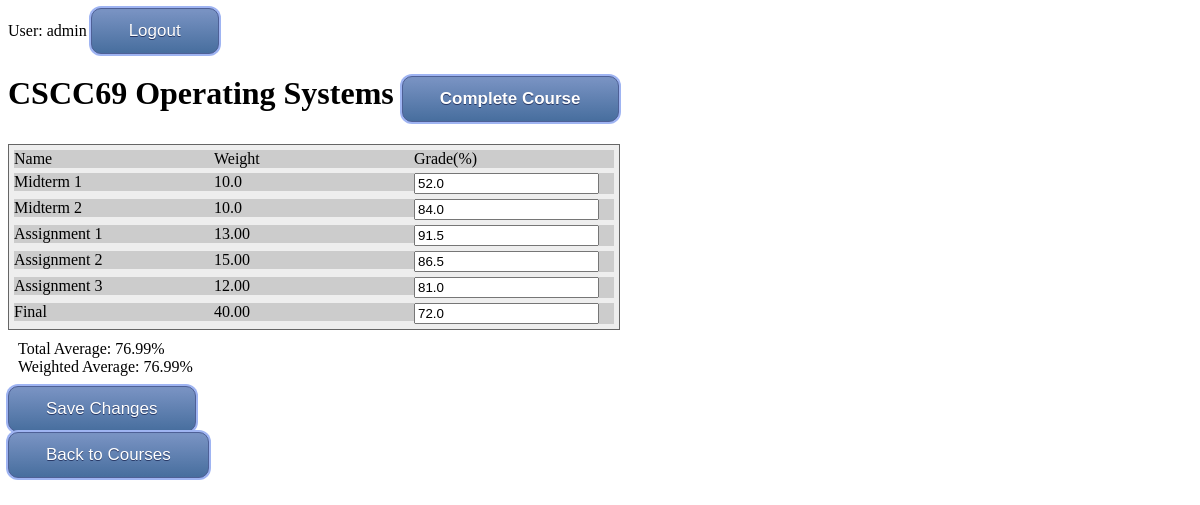
The app's page /courses/14/ (signed in) with its own data.
### courses/models.py (models this page shows, shortened)
class Course(models.Model):
    course_code = models.CharField(max_length=20)
    course_name = models.CharField(max_length=200)
    def validate_weight(self):
        weight = 0.0
        assessments = Assessment.objects.filter(course=self)
        for assessment in assessments:
            weight += float(assessment.weight)
        return (weight == 100.0)
    def getTotalAverage(self, user_id):
        if not Course.validate_weight(self):
            return 0.0
        mark = 0.0
        assessments = Assessment.objects.filter(course=self)
        for asm in assessments:
            grades = Grade.objects.filter(assessment=asm, user_id=user_id)
            weight = asm.weight/asm.components
            for grade in grades:
                mark += float(grade.mark) * float(weight) / 100
        return mark
    def getWeightedAverage(self, user_id):
        if not Course.validate_weight(self):
            return 0.0
        mark = 0.0
        availableMark = 0.0
        assessments = Assessment.objects.filter(course=self)
        for asm in assessments:
            grades = Grade.objects.filter(assessment=asm, user_id=user_id)
            weight = asm.weight/asm.components
            for grade in grades:
                if grade.mark > 0:
                    availableMark += float(weight)
                mark += (float(grade.mark)/100) * float(weight)
        if not availableMark: return 0
        return mark/availableMark * 100

class Assessment(models.Model):
    course = models.ForeignKey(Course, on_delete=models.CASCADE)
    name = models.CharField(max_length=100)
    components = models.IntegerField(default=1)
    weight = models.DecimalField(decimal_places=2, max_digits=4)

class Grade(models.Model):
    user_id = models.IntegerField(default=1)
    assessment = models.ForeignKey(Assessment, on_delete=models.CASCADE)
    mark = models.FloatField(default=0.0)
    component = models.IntegerField(default=1)

### courses/views.py (the view)
# urls.py: path('<int:pk>/', views.DetailView.as_view(), name='detail'),
class DetailView(generic.DetailView):
    model = Course
    template_name = 'courses/detail.html'
    def get_queryset(self):
        return Course.objects

### courses/templatetags/courses_extra.py (called while the page is built)
@register.filter
def filter_range(start, end):
    return range(start, end+1)

@register.filter
def div(value, arg):
    return int(value) / int(arg)

@register.simple_tag
def getMark(assessment_id, c, user_id):
    a = Assessment.objects.get(pk=assessment_id)
    try:
        return float(a.grade_set.get(component=c, user_id=user_id).mark)
    except(Grade.DoesNotExist):
        return 0.0

@register.filter
def getTotalAverage(course_id, user_id):
    c = Course.objects.get(pk=course_id)
    return c.getTotalAverage(user_id)

@register.filter
def getWeightedAverage(course_id, user_id):
    c = Course.objects.get(pk=course_id)
    return c.getWeightedAverage(user_id)

### courses/templates/courses/detail.html (shortened to what this page needs)
{% load static %}
{% load courses_extra %}
<link rel="stylesheet" type="text/css" href="{% static 'courses/detail.css' %}">
<link rel="stylesheet" type="text/css" href="{% static 'courses/style.css' %}">
{% if user.is_authenticated %}
<div id = "auth_nav">
User: {{ user.get_username }}  <a class="button" href="{% url 'logout'%}?next={{request.path}}">Logout</a>
</div>
<h1>{{ course.course_code }} {{course.course_name}} <a class="button" href="{% url 'courses:complete_course_req' course.id %}">Complete Course</a></h1>
<form action="{% url 'courses:set_grade' course.id %}" method="post">
    <div class="table">
        <div class="row">
            <div class="cell">Name</div>
            <div class="cell">Weight</div>
            <div class="cell">Grade(%)</div>
        </div>
        {% for assessment in course.assessment_set.all %}
        {% if assessment.components > 1 %}
        {% for i in 1|filter_range:assessment.components %}
        <div class="row">
            <div class="cell">{{assessment.name}} {{i}}</div>
            <div class="cell">{{assessment.weight|div:assessment.components}}</div>
            <div class="cell">
                <input type="text" name="{{assessment.id}}_{{i}}" value="{% getMark assessment.id i user.id %}" required
                    pattern="^(?:\d{1,2}(?:\.\d{1,2})?|100(?:\.0?0)?)" />
            </div>
        </div>
        {% endfor %}
        {% else%}
        <div class="row">
            <div class="cell">{{assessment.name}}</div>
            <div class="cell">{{assessment.weight}}</div>
            <div class="cell">
                <input type="text" name="{{assessment.id}}_1" value="{% getMark assessment.id 1 user.id %}" required
                    pattern="^(?:\d{1,2}(?:\.\d{1,2})?|100(?:\.0?0)?)" />
            </div>
        </div>
        {% endif %}
        {% endfor %}
    </div>
    <div class="average">
        <div class="total">Total Average: {{course.id|getTotalAverage:user.id}}%</div>
        <div class="weighted">Weighted Average: {{course.id|getWeightedAverage:user.id}}%</div>
    </div>
    <input class="button" type="submit" value="Save Changes">
    <div>
        <a class="button" href="{% url 'courses:index' %}"> Back to Courses</a>
    </div>
</form>
{% else %}
<p> You are not authenticated, please
<a href="{% url 'login'%}?next={{request.path}}">Login</a></p>
{% endif %}

### courses/static/courses/detail.css (style rules this page uses)
.table { display: table; width: auto; background-color: #eee; border: 1px solid #666666; border-spacing: 5px; }
.row { display: table-row; width: auto; clear: both; }
.cell { float: left; display: table-column; width: 200px; background-color: #ccc; }
.average { margin: 10px; }

### courses/static/courses/style.css (style rules this page uses)
.button { -moz-box-shadow: 0px 0px 0px 2px #9fb4f2; -webkit-box-shadow: 0px 0px 0px 2px #9fb4f2; box-shadow: 0px 0px 0px 2px #9fb4f2; background:-webkit-gradient(linear, left top, left bottom, color-stop(0.05, #7892c2), color-stop(1, #476e9e)); background:-moz-linear-gradient(top, #7892c2 5%, #476e9e 100%); background:-webkit-linear-gradient(top, #7892c2 5%, #476e9e 100%); background:-o-linear-gradient(top, #7892c2 5%, #476e9e 100%); background:-ms-linear-gradient(top, #7892c2 5%, #476e9e 100%); background:linear-gradient(to bottom, #7892c2 5%, #476e9e 100%); filter:progid:DXImageTransform.Microsoft.gradient(startColorstr='#7892c2', endColorstr='#476e9e',GradientType=0); background-color:#7892c2; -moz-border-radius:10px; -webkit-border-radius:10px; border-radius:10px; border:1px solid #4e6096; display:inline-block; cursor:pointer; color:#ffffff; font-family:Arial; font-size:17px; padding:12px 37px; text-decoration:none; text-shadow:0px 1px 0px #283966; }

### records on screen
Course: course_code "CSCC69", course_name "Operating Systems", id|getTotalAverage "76.99", id|getWeightedAverage "76.99"
Assessment: name "Midterm" "Midterm", 1 "1" "2", weight|div "10.0" "10.0", id.mark "52.0" "84.0"
Assessment: name "Assignment 1", weight "13.00", id.mark "91.5"
Assessment: name "Assignment 2", weight "15.00", id.mark "86.5"
Assessment: name "Assignment 3", weight "12.00", id.mark "81.0"
Assessment: name "Final", weight "40.00", id.mark "72.0"

### other values on screen
{{ user.get_username }} "admin"
